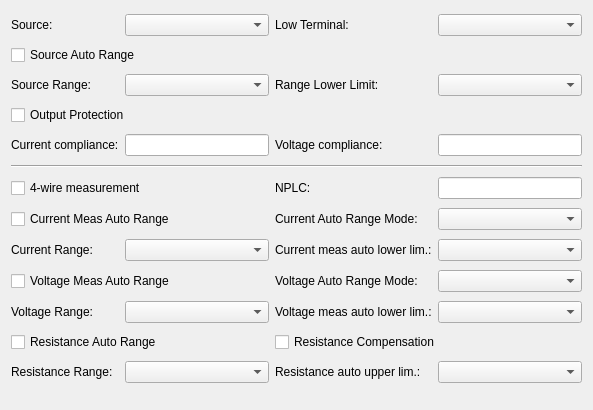
<?xml version="1.0" encoding="UTF-8"?>
<ui version="4.0">
 <class>B2912_channel</class>
 <widget class="QWidget" name="B2912_channel">
  <property name="geometry">
   <rect>
    <x>0</x>
    <y>0</y>
    <width>593</width>
    <height>410</height>
   </rect>
  </property>
  <property name="windowTitle">
   <string>Form</string>
  </property>
  <layout class="QGridLayout" name="gridLayout">
   <item row="0" column="1">
    <widget class="QComboBox" name="comboBox_source"/>
   </item>
   <item row="1" column="0" colspan="4">
    <widget class="QCheckBox" name="checkBox_source_auto">
     <property name="text">
      <string>Source Auto Range</string>
     </property>
    </widget>
   </item>
   <item row="2" column="1">
    <widget class="QComboBox" name="comboBox_source_range"/>
   </item>
   <item row="2" column="3">
    <widget class="QComboBox" name="comboBox_range_lower_lim"/>
   </item>
   <item row="0" column="0">
    <widget class="QLabel" name="label">
     <property name="text">
      <string>Source:</string>
     </property>
    </widget>
   </item>
   <item row="4" column="0">
    <widget class="QLabel" name="label_5">
     <property name="text">
      <string>Current compliance:</string>
     </property>
    </widget>
   </item>
   <item row="3" column="0" colspan="4">
    <widget class="QCheckBox" name="checkBox_output_protection">
     <property name="text">
      <string>Output Protection</string>
     </property>
    </widget>
   </item>
   <item row="0" column="2">
    <widget class="QLabel" name="label_2">
     <property name="text">
      <string>Low Terminal:</string>
     </property>
    </widget>
   </item>
   <item row="0" column="3">
    <widget class="QComboBox" name="comboBox_low_terminal"/>
   </item>
   <item row="2" column="2">
    <widget class="QLabel" name="label_4">
     <property name="text">
      <string>Range Lower Limit:</string>
     </property>
    </widget>
   </item>
   <item row="2" column="0">
    <widget class="QLabel" name="label_3">
     <property name="text">
      <string>Source Range:</string>
     </property>
    </widget>
   </item>
   <item row="11" column="0">
    <widget class="QLabel" name="label_11">
     <property name="text">
      <string>Voltage Range:</string>
     </property>
    </widget>
   </item>
   <item row="9" column="0">
    <widget class="QLabel" name="label_8">
     <property name="text">
      <string>Current Range:</string>
     </property>
    </widget>
   </item>
   <item row="8" column="0" colspan="2">
    <widget class="QCheckBox" name="checkBox_current_auto_range">
     <property name="text">
      <string>Current Meas Auto Range</string>
     </property>
    </widget>
   </item>
   <item row="4" column="2">
    <widget class="QLabel" name="label_6">
     <property name="text">
      <string>Voltage compliance:</string>
     </property>
    </widget>
   </item>
   <item row="6" column="3">
    <widget class="QLineEdit" name="lineEdit_NPLC"/>
   </item>
   <item row="4" column="3">
    <widget class="QLineEdit" name="lineEdit_voltage_compliance"/>
   </item>
   <item row="13" column="0" colspan="2">
    <widget class="QCheckBox" name="checkBox_resistance_auto_range">
     <property name="text">
      <string>Resistance Auto Range</string>
     </property>
    </widget>
   </item>
   <item row="11" column="1">
    <widget class="QComboBox" name="comboBox_voltage_range"/>
   </item>
   <item row="14" column="0">
    <widget class="QLabel" name="label_14">
     <property name="text">
      <string>Resistance Range:</string>
     </property>
    </widget>
   </item>
   <item row="6" column="2">
    <widget class="QLabel" name="label_7">
     <property name="text">
      <string>NPLC:</string>
     </property>
    </widget>
   </item>
   <item row="6" column="0" colspan="2">
    <widget class="QCheckBox" name="checkBox_four_wire_meas">
     <property name="text">
      <string>4-wire measurement</string>
     </property>
    </widget>
   </item>
   <item row="4" column="1">
    <widget class="QLineEdit" name="lineEdit_current_compliance"/>
   </item>
   <item row="10" column="0" colspan="2">
    <widget class="QCheckBox" name="checkBox_voltage_auto_range">
     <property name="text">
      <string>Voltage Meas Auto Range</string>
     </property>
    </widget>
   </item>
   <item row="14" column="3">
    <widget class="QComboBox" name="comboBox_resistance_upper_lim"/>
   </item>
   <item row="5" column="0" colspan="4">
    <widget class="Line" name="line">
     <property name="orientation">
      <enum>Qt::Horizontal</enum>
     </property>
    </widget>
   </item>
   <item row="14" column="2">
    <widget class="QLabel" name="label_15">
     <property name="text">
      <string>Resistance auto upper lim.:</string>
     </property>
    </widget>
   </item>
   <item row="13" column="2" colspan="2">
    <widget class="QCheckBox" name="checkBox_resistance_compensation">
     <property name="text">
      <string>Resistance Compensation</string>
     </property>
    </widget>
   </item>
   <item row="9" column="1">
    <widget class="QComboBox" name="comboBox_current_range"/>
   </item>
   <item row="14" column="1">
    <widget class="QComboBox" name="comboBox_resistance_range"/>
   </item>
   <item row="8" column="3">
    <widget class="QComboBox" name="comboBox_current_auto_mode"/>
   </item>
   <item row="9" column="2">
    <widget class="QLabel" name="label_10">
     <property name="text">
      <string>Current meas auto lower lim.:</string>
     </property>
    </widget>
   </item>
   <item row="9" column="3">
    <widget class="QComboBox" name="comboBox_current_lower_lim"/>
   </item>
   <item row="8" column="2">
    <widget class="QLabel" name="label_9">
     <property name="text">
      <string>Current Auto Range Mode:</string>
     </property>
    </widget>
   </item>
   <item row="10" column="2">
    <widget class="QLabel" name="label_13">
     <property name="text">
      <string>Voltage Auto Range Mode:</string>
     </property>
    </widget>
   </item>
   <item row="10" column="3">
    <widget class="QComboBox" name="comboBox_voltage_auto_mode"/>
   </item>
   <item row="11" column="2">
    <widget class="QLabel" name="label_12">
     <property name="text">
      <string>Voltage meas auto lower lim.:</string>
     </property>
    </widget>
   </item>
   <item row="11" column="3">
    <widget class="QComboBox" name="comboBox_voltage_lower_lim"/>
   </item>
  </layout>
 </widget>
 <tabstops>
  <tabstop>comboBox_source</tabstop>
  <tabstop>comboBox_low_terminal</tabstop>
  <tabstop>checkBox_source_auto</tabstop>
  <tabstop>comboBox_source_range</tabstop>
  <tabstop>comboBox_range_lower_lim</tabstop>
  <tabstop>checkBox_output_protection</tabstop>
  <tabstop>lineEdit_current_compliance</tabstop>
  <tabstop>lineEdit_voltage_compliance</tabstop>
  <tabstop>checkBox_four_wire_meas</tabstop>
  <tabstop>lineEdit_NPLC</tabstop>
  <tabstop>checkBox_current_auto_range</tabstop>
  <tabstop>comboBox_current_range</tabstop>
  <tabstop>checkBox_voltage_auto_range</tabstop>
  <tabstop>comboBox_voltage_range</tabstop>
  <tabstop>checkBox_resistance_auto_range</tabstop>
  <tabstop>checkBox_resistance_compensation</tabstop>
  <tabstop>comboBox_resistance_range</tabstop>
  <tabstop>comboBox_resistance_upper_lim</tabstop>
 </tabstops>
 <resources/>
 <connections/>
</ui>
